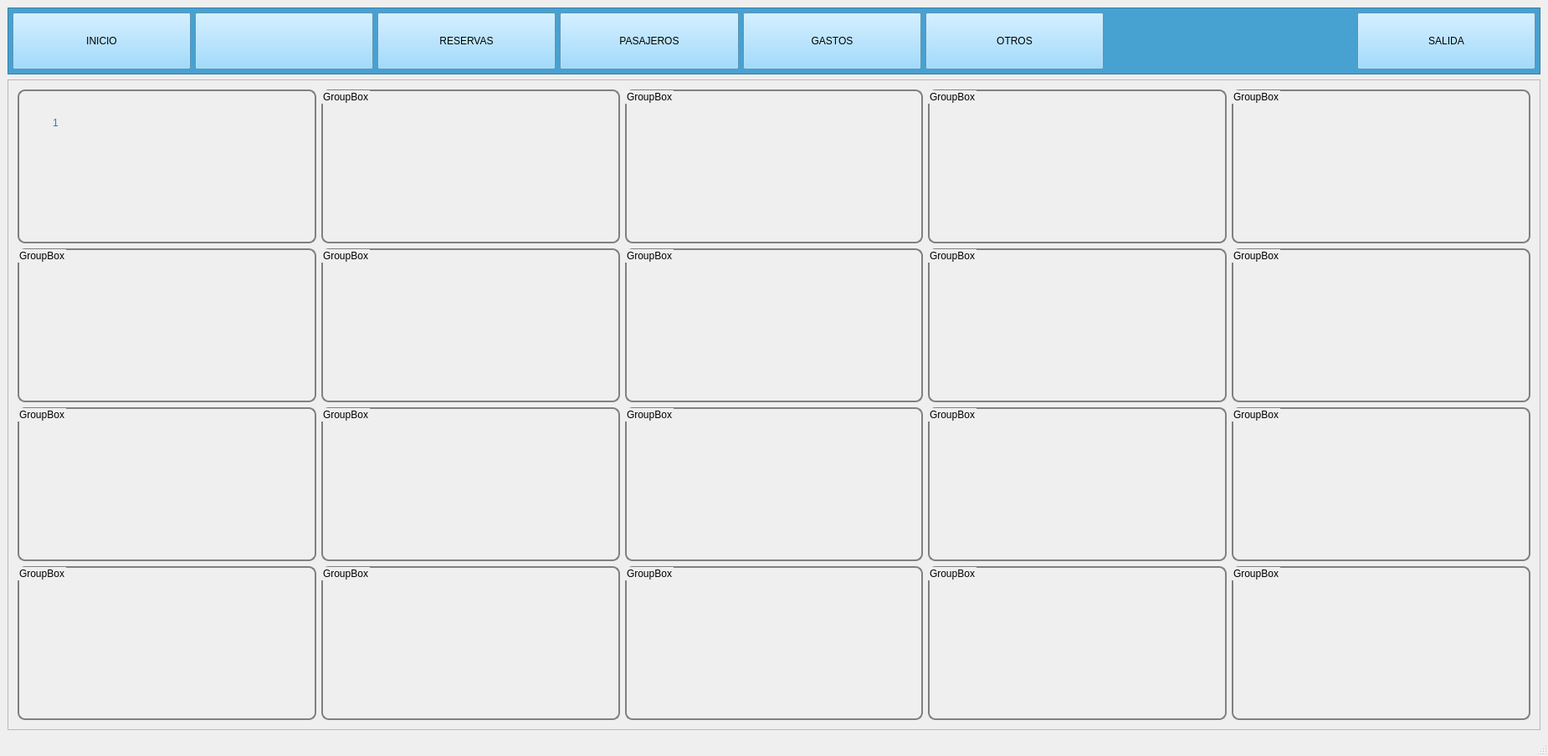
<?xml version="1.0" encoding="UTF-8"?>
<ui version="4.0">
 <class>MainWindow</class>
 <widget class="QMainWindow" name="MainWindow">
  <property name="geometry">
   <rect>
    <x>0</x>
    <y>0</y>
    <width>1850</width>
    <height>904</height>
   </rect>
  </property>
  <property name="minimumSize">
   <size>
    <width>1850</width>
    <height>900</height>
   </size>
  </property>
  <property name="windowTitle">
   <string>MainWindow</string>
  </property>
  <widget class="QWidget" name="centralwidget">
   <layout class="QVBoxLayout" name="verticalLayout">
    <item>
     <widget class="QFrame" name="frame">
      <property name="minimumSize">
       <size>
        <width>0</width>
        <height>80</height>
       </size>
      </property>
      <property name="maximumSize">
       <size>
        <width>16777215</width>
        <height>80</height>
       </size>
      </property>
      <property name="styleSheet">
       <string notr="true">QFrame{
	background-color: rgb(71, 161, 209);
}

QPushButton{
    background-color:rgb(132, 208, 254);
    font: 12pt &quot;Calibri&quot;;
}
QPushButton:hover{
    background-color: rgb(61, 131, 181);
    font: 12pt Bold &quot;Calibri&quot;;
    border-width: 2px;
    border-style: solid;
    border-color: rgb(131, 131, 131);
    border-radius: 4px;
}</string>
      </property>
      <property name="frameShape">
       <enum>QFrame::StyledPanel</enum>
      </property>
      <property name="frameShadow">
       <enum>QFrame::Raised</enum>
      </property>
      <layout class="QGridLayout" name="gridLayout_2">
       <property name="leftMargin">
        <number>5</number>
       </property>
       <property name="topMargin">
        <number>5</number>
       </property>
       <property name="rightMargin">
        <number>5</number>
       </property>
       <property name="bottomMargin">
        <number>5</number>
       </property>
       <property name="spacing">
        <number>5</number>
       </property>
       <item row="0" column="0">
        <widget class="QPushButton" name="pushButton">
         <property name="sizePolicy">
          <sizepolicy hsizetype="Expanding" vsizetype="Expanding">
           <horstretch>0</horstretch>
           <verstretch>0</verstretch>
          </sizepolicy>
         </property>
         <property name="text">
          <string>INICIO</string>
         </property>
        </widget>
       </item>
       <item row="0" column="1">
        <widget class="QPushButton" name="pushButton_4">
         <property name="sizePolicy">
          <sizepolicy hsizetype="Expanding" vsizetype="Expanding">
           <horstretch>0</horstretch>
           <verstretch>0</verstretch>
          </sizepolicy>
         </property>
         <property name="whatsThis">
          <string comment="safsdfasdf" extracomment="sdfsdfasdfasdf"/>
         </property>
         <property name="text">
          <string/>
         </property>
         <property name="icon">
          <iconset>
           <normaloff>../../../../Downloads/txt_file_paper_archive_document_icon_219496.png</normaloff>../../../../Downloads/txt_file_paper_archive_document_icon_219496.png</iconset>
         </property>
         <property name="iconSize">
          <size>
           <width>60</width>
           <height>60</height>
          </size>
         </property>
        </widget>
       </item>
       <item row="0" column="2">
        <widget class="QPushButton" name="pushButton_5">
         <property name="sizePolicy">
          <sizepolicy hsizetype="Expanding" vsizetype="Expanding">
           <horstretch>0</horstretch>
           <verstretch>0</verstretch>
          </sizepolicy>
         </property>
         <property name="text">
          <string>RESERVAS</string>
         </property>
        </widget>
       </item>
       <item row="0" column="3">
        <widget class="QPushButton" name="pushButton_6">
         <property name="sizePolicy">
          <sizepolicy hsizetype="Expanding" vsizetype="Expanding">
           <horstretch>0</horstretch>
           <verstretch>0</verstretch>
          </sizepolicy>
         </property>
         <property name="text">
          <string>PASAJEROS</string>
         </property>
        </widget>
       </item>
       <item row="0" column="4">
        <widget class="QPushButton" name="pushButton_7">
         <property name="sizePolicy">
          <sizepolicy hsizetype="Expanding" vsizetype="Expanding">
           <horstretch>0</horstretch>
           <verstretch>0</verstretch>
          </sizepolicy>
         </property>
         <property name="text">
          <string>GASTOS</string>
         </property>
        </widget>
       </item>
       <item row="0" column="5">
        <widget class="QPushButton" name="pushButton_8">
         <property name="sizePolicy">
          <sizepolicy hsizetype="Expanding" vsizetype="Expanding">
           <horstretch>0</horstretch>
           <verstretch>0</verstretch>
          </sizepolicy>
         </property>
         <property name="text">
          <string>OTROS</string>
         </property>
        </widget>
       </item>
       <item row="0" column="6">
        <spacer name="horizontalSpacer">
         <property name="orientation">
          <enum>Qt::Horizontal</enum>
         </property>
         <property name="sizeHint" stdset="0">
          <size>
           <width>298</width>
           <height>20</height>
          </size>
         </property>
        </spacer>
       </item>
       <item row="0" column="7">
        <widget class="QPushButton" name="pushButton_9">
         <property name="sizePolicy">
          <sizepolicy hsizetype="Expanding" vsizetype="Expanding">
           <horstretch>0</horstretch>
           <verstretch>0</verstretch>
          </sizepolicy>
         </property>
         <property name="text">
          <string>SALIDA</string>
         </property>
        </widget>
       </item>
      </layout>
     </widget>
    </item>
    <item>
     <widget class="QFrame" name="frame_2">
      <property name="frameShape">
       <enum>QFrame::StyledPanel</enum>
      </property>
      <property name="frameShadow">
       <enum>QFrame::Raised</enum>
      </property>
      <layout class="QHBoxLayout" name="horizontalLayout">
       <property name="spacing">
        <number>2</number>
       </property>
       <property name="leftMargin">
        <number>2</number>
       </property>
       <property name="topMargin">
        <number>2</number>
       </property>
       <property name="rightMargin">
        <number>2</number>
       </property>
       <property name="bottomMargin">
        <number>2</number>
       </property>
       <item>
        <widget class="QStackedWidget" name="stackedWidget">
         <property name="styleSheet">
          <string notr="true"/>
         </property>
         <property name="currentIndex">
          <number>0</number>
         </property>
         <widget class="QWidget" name="page_inicio">
          <property name="styleSheet">
           <string notr="true">QGroupBox{
    background-color: qlineargradient(x1: 0, y1: 0, x2: 0, y2: 1,
                                      stop: 0 #E0E0E0, stop: 1 #FFFFFF);
    border: 2px solid gray;
    border-radius: 9px;
    margin-top: 1ex; /* leave space at the top for the title */
}

QLabel{
	color:rgb(53, 123, 158);	
	font: Italic 12pt &quot;Calibri&quot;;
}

QPushButton{
	background-color: rgb(58, 135, 173);
    border: 2px solid gray;
    border-radius: 9px;	
	color:rgb(255,255,255);	
	font: Bold 11pt &quot;Calibri&quot;;
}
QPushButton:hover{
	background-color: rgb(83, 193, 247);
    border: 2px solid black;
    border-radius: 9px;	
	color:rgb(255,255,255);	
	font: Bold 11pt &quot;Calibri&quot;;
}
</string>
          </property>
          <layout class="QGridLayout" name="gridLayout">
           <item row="3" column="3">
            <widget class="QGroupBox" name="groupBox_14">
             <property name="sizePolicy">
              <sizepolicy hsizetype="Expanding" vsizetype="Expanding">
               <horstretch>0</horstretch>
               <verstretch>0</verstretch>
              </sizepolicy>
             </property>
             <property name="styleSheet">
              <string notr="true"/>
             </property>
             <property name="title">
              <string>GroupBox</string>
             </property>
            </widget>
           </item>
           <item row="2" column="4">
            <widget class="QGroupBox" name="groupBox_17">
             <property name="sizePolicy">
              <sizepolicy hsizetype="Expanding" vsizetype="Expanding">
               <horstretch>0</horstretch>
               <verstretch>0</verstretch>
              </sizepolicy>
             </property>
             <property name="styleSheet">
              <string notr="true"/>
             </property>
             <property name="title">
              <string>GroupBox</string>
             </property>
            </widget>
           </item>
           <item row="0" column="3">
            <widget class="QGroupBox" name="groupBox_16">
             <property name="sizePolicy">
              <sizepolicy hsizetype="Expanding" vsizetype="Expanding">
               <horstretch>0</horstretch>
               <verstretch>0</verstretch>
              </sizepolicy>
             </property>
             <property name="styleSheet">
              <string notr="true"/>
             </property>
             <property name="title">
              <string>GroupBox</string>
             </property>
            </widget>
           </item>
           <item row="3" column="4">
            <widget class="QGroupBox" name="groupBox_18">
             <property name="sizePolicy">
              <sizepolicy hsizetype="Expanding" vsizetype="Expanding">
               <horstretch>0</horstretch>
               <verstretch>0</verstretch>
              </sizepolicy>
             </property>
             <property name="styleSheet">
              <string notr="true"/>
             </property>
             <property name="title">
              <string>GroupBox</string>
             </property>
            </widget>
           </item>
           <item row="0" column="2">
            <widget class="QGroupBox" name="groupBox_12">
             <property name="sizePolicy">
              <sizepolicy hsizetype="Expanding" vsizetype="Expanding">
               <horstretch>0</horstretch>
               <verstretch>0</verstretch>
              </sizepolicy>
             </property>
             <property name="styleSheet">
              <string notr="true"/>
             </property>
             <property name="title">
              <string>GroupBox</string>
             </property>
            </widget>
           </item>
           <item row="1" column="3">
            <widget class="QGroupBox" name="groupBox_15">
             <property name="sizePolicy">
              <sizepolicy hsizetype="Expanding" vsizetype="Expanding">
               <horstretch>0</horstretch>
               <verstretch>0</verstretch>
              </sizepolicy>
             </property>
             <property name="styleSheet">
              <string notr="true"/>
             </property>
             <property name="title">
              <string>GroupBox</string>
             </property>
            </widget>
           </item>
           <item row="0" column="4">
            <widget class="QGroupBox" name="groupBox_20">
             <property name="sizePolicy">
              <sizepolicy hsizetype="Expanding" vsizetype="Expanding">
               <horstretch>0</horstretch>
               <verstretch>0</verstretch>
              </sizepolicy>
             </property>
             <property name="styleSheet">
              <string notr="true"/>
             </property>
             <property name="title">
              <string>GroupBox</string>
             </property>
            </widget>
           </item>
           <item row="2" column="3">
            <widget class="QGroupBox" name="groupBox_13">
             <property name="sizePolicy">
              <sizepolicy hsizetype="Expanding" vsizetype="Expanding">
               <horstretch>0</horstretch>
               <verstretch>0</verstretch>
              </sizepolicy>
             </property>
             <property name="styleSheet">
              <string notr="true"/>
             </property>
             <property name="title">
              <string>GroupBox</string>
             </property>
            </widget>
           </item>
           <item row="1" column="4">
            <widget class="QGroupBox" name="groupBox_19">
             <property name="sizePolicy">
              <sizepolicy hsizetype="Expanding" vsizetype="Expanding">
               <horstretch>0</horstretch>
               <verstretch>0</verstretch>
              </sizepolicy>
             </property>
             <property name="styleSheet">
              <string notr="true"/>
             </property>
             <property name="title">
              <string>GroupBox</string>
             </property>
            </widget>
           </item>
           <item row="2" column="0">
            <widget class="QGroupBox" name="groupBox_3">
             <property name="sizePolicy">
              <sizepolicy hsizetype="Expanding" vsizetype="Expanding">
               <horstretch>0</horstretch>
               <verstretch>0</verstretch>
              </sizepolicy>
             </property>
             <property name="styleSheet">
              <string notr="true"/>
             </property>
             <property name="title">
              <string>GroupBox</string>
             </property>
            </widget>
           </item>
           <item row="0" column="0">
            <widget class="QGroupBox" name="groupBox">
             <property name="styleSheet">
              <string notr="true"/>
             </property>
             <property name="title">
              <string/>
             </property>
             <property name="flat">
              <bool>false</bool>
             </property>
             <property name="checkable">
              <bool>false</bool>
             </property>
             <widget class="QLabel" name="label_3">
              <property name="geometry">
               <rect>
                <x>10</x>
                <y>10</y>
                <width>71</width>
                <height>61</height>
               </rect>
              </property>
              <property name="text">
               <string>1</string>
              </property>
              <property name="textFormat">
               <enum>Qt::RichText</enum>
              </property>
              <property name="alignment">
               <set>Qt::AlignCenter</set>
              </property>
             </widget>
            </widget>
           </item>
           <item row="3" column="1">
            <widget class="QGroupBox" name="groupBox_6">
             <property name="sizePolicy">
              <sizepolicy hsizetype="Expanding" vsizetype="Expanding">
               <horstretch>0</horstretch>
               <verstretch>0</verstretch>
              </sizepolicy>
             </property>
             <property name="styleSheet">
              <string notr="true"/>
             </property>
             <property name="title">
              <string>GroupBox</string>
             </property>
            </widget>
           </item>
           <item row="3" column="2">
            <widget class="QGroupBox" name="groupBox_10">
             <property name="sizePolicy">
              <sizepolicy hsizetype="Expanding" vsizetype="Expanding">
               <horstretch>0</horstretch>
               <verstretch>0</verstretch>
              </sizepolicy>
             </property>
             <property name="styleSheet">
              <string notr="true"/>
             </property>
             <property name="title">
              <string>GroupBox</string>
             </property>
            </widget>
           </item>
           <item row="2" column="2">
            <widget class="QGroupBox" name="groupBox_9">
             <property name="sizePolicy">
              <sizepolicy hsizetype="Expanding" vsizetype="Expanding">
               <horstretch>0</horstretch>
               <verstretch>0</verstretch>
              </sizepolicy>
             </property>
             <property name="styleSheet">
              <string notr="true"/>
             </property>
             <property name="title">
              <string>GroupBox</string>
             </property>
            </widget>
           </item>
           <item row="1" column="2">
            <widget class="QGroupBox" name="groupBox_11">
             <property name="sizePolicy">
              <sizepolicy hsizetype="Expanding" vsizetype="Expanding">
               <horstretch>0</horstretch>
               <verstretch>0</verstretch>
              </sizepolicy>
             </property>
             <property name="styleSheet">
              <string notr="true"/>
             </property>
             <property name="title">
              <string>GroupBox</string>
             </property>
            </widget>
           </item>
           <item row="3" column="0">
            <widget class="QGroupBox" name="groupBox_4">
             <property name="sizePolicy">
              <sizepolicy hsizetype="Expanding" vsizetype="Expanding">
               <horstretch>0</horstretch>
               <verstretch>0</verstretch>
              </sizepolicy>
             </property>
             <property name="styleSheet">
              <string notr="true"/>
             </property>
             <property name="title">
              <string>GroupBox</string>
             </property>
            </widget>
           </item>
           <item row="1" column="1">
            <widget class="QGroupBox" name="groupBox_7">
             <property name="sizePolicy">
              <sizepolicy hsizetype="Expanding" vsizetype="Expanding">
               <horstretch>0</horstretch>
               <verstretch>0</verstretch>
              </sizepolicy>
             </property>
             <property name="styleSheet">
              <string notr="true"/>
             </property>
             <property name="title">
              <string>GroupBox</string>
             </property>
            </widget>
           </item>
           <item row="1" column="0">
            <widget class="QGroupBox" name="groupBox_2">
             <property name="styleSheet">
              <string notr="true"/>
             </property>
             <property name="title">
              <string>GroupBox</string>
             </property>
            </widget>
           </item>
           <item row="2" column="1">
            <widget class="QGroupBox" name="groupBox_5">
             <property name="sizePolicy">
              <sizepolicy hsizetype="Expanding" vsizetype="Expanding">
               <horstretch>0</horstretch>
               <verstretch>0</verstretch>
              </sizepolicy>
             </property>
             <property name="styleSheet">
              <string notr="true"/>
             </property>
             <property name="title">
              <string>GroupBox</string>
             </property>
            </widget>
           </item>
           <item row="0" column="1">
            <widget class="QGroupBox" name="groupBox_8">
             <property name="sizePolicy">
              <sizepolicy hsizetype="Expanding" vsizetype="Expanding">
               <horstretch>0</horstretch>
               <verstretch>0</verstretch>
              </sizepolicy>
             </property>
             <property name="styleSheet">
              <string notr="true"/>
             </property>
             <property name="title">
              <string>GroupBox</string>
             </property>
            </widget>
           </item>
          </layout>
         </widget>
         <widget class="QWidget" name="page_2">
          <property name="styleSheet">
           <string notr="true">

QGroupBox#groupBox_22{
    background-color: qlineargradient(x1: 0, y1: 0, x2: 0, y2: 1,
                                      stop: 0 #E0E0E0, stop: 1 #FFFFFF);
    border: 2px solid gray;
    border-radius: 9px;
    margin-top: 1ex; /* leave space at the top for the title */
}
QPushButton#boton_abrir {
	background-color: rgb(0,161,57);
	font-size: 15pt &quot;Arial&quot;
	
}
QPushButton#boton_abrir:pressed {
	background-color:rgb(255, 195, 125);
	font-size: Bold 15pt &quot;Arial&quot;;
	border-style: inset;
	
}
QPushButton#pushButton_2 {
	background-color: transparent;
    iconSize: 7px;	
}

QPushButton#pushButton_2::hover {
    background-color: rgb(54, 125, 161);
	border-radius: 5px;
    iconSize: 17px;

}

QPushButton#pushButton_2::pressed {
    background-color: rgb(255, 255, 0);
	border-radius: 5px;
	icon-size: 70;
}
QPushButton {
	background-color: rgb(71, 255, 209);
	
}
QGroupBox{
	
	background-color: rgb(71,71,71);
}
QWidget#page_2 {
	background-color: rgb(71, 161, 209);
}
QHeaderView::section {
    background-color: qlineargradient(x1:0, y1:0, x2:0, y2:1,
                                      stop:0 #616161, stop: 0.5 #505050,
                                      stop: 0.6 #434343, stop:1 #656565);
    color: white;
    padding-left: 4px;
    border: 1px solid #6c6c6c;
}

QHeaderView::section:checked
{
    background-color: rgb(71, 161, 209);
}

/* style the sort indicator */
QHeaderView::Stretch {
    1
}

QHeaderView::up-arrow {
    background-color: rgb(255,255,255);
}</string>
          </property>
          <widget class="QPushButton" name="pushButton_2">
           <property name="geometry">
            <rect>
             <x>1000</x>
             <y>400</y>
             <width>93</width>
             <height>71</height>
            </rect>
           </property>
           <property name="whatsThis">
            <string notr="true" comment="dfgdgds" extracomment="gdfgsdfgsfdg"/>
           </property>
           <property name="accessibleDescription">
            <string comment="fdhfhfg" extracomment="hdfhgdhd"/>
           </property>
           <property name="text">
            <string/>
           </property>
           <property name="icon">
            <iconset>
             <normaloff>../../../../Downloads/documentos.png</normaloff>../../../../Downloads/documentos.png</iconset>
           </property>
           <property name="iconSize">
            <size>
             <width>30</width>
             <height>30</height>
            </size>
           </property>
          </widget>
          <widget class="QLabel" name="label">
           <property name="geometry">
            <rect>
             <x>530</x>
             <y>390</y>
             <width>191</width>
             <height>71</height>
            </rect>
           </property>
           <property name="text">
            <string>TextLabel</string>
           </property>
          </widget>
          <widget class="QGroupBox" name="groupBox_21">
           <property name="geometry">
            <rect>
             <x>570</x>
             <y>80</y>
             <width>251</width>
             <height>161</height>
            </rect>
           </property>
           <property name="styleSheet">
            <string notr="true">QGroupBox {
    background-color: qlineargradient(x1: 0, y1: 0, x2: 0, y2: 1,
                                      stop: 0 #E0E0E0, stop: 1 #FFFFFF);
    border: 2px solid gray;
    border-radius: 5px;
    margin-top: 1ex; /* leave space at the top for the title */
}

QGroupBox::title {
    subcontrol-origin: margin;
    subcontrol-position: top center; /* position at the top center */
    padding: 0 3px;
    background-color: qlineargradient(x1: 0, y1: 0, x2: 0, y2: 1,
                                      stop: 0 #FF0ECE, stop: 1 #FFFFFF);
}
QGroupBox::indicator {
    width: 13px;
    height: 13px;
}

QGroupBox::indicator:unchecked {
    image: url(:/images/checkbox_unchecked.png);
}

/* proceed with styling just like QCheckBox */</string>
           </property>
           <property name="title">
            <string>GroupBox</string>
           </property>
           <property name="flat">
            <bool>true</bool>
           </property>
           <property name="checkable">
            <bool>true</bool>
           </property>
           <widget class="QPushButton" name="pushButton_10">
            <property name="geometry">
             <rect>
              <x>130</x>
              <y>110</y>
              <width>93</width>
              <height>28</height>
             </rect>
            </property>
            <property name="text">
             <string>PushButton</string>
            </property>
           </widget>
           <widget class="QCheckBox" name="checkBox">
            <property name="geometry">
             <rect>
              <x>30</x>
              <y>30</y>
              <width>81</width>
              <height>20</height>
             </rect>
            </property>
            <property name="text">
             <string>CheckBox</string>
            </property>
           </widget>
           <widget class="QLabel" name="label_2">
            <property name="geometry">
             <rect>
              <x>40</x>
              <y>80</y>
              <width>55</width>
              <height>16</height>
             </rect>
            </property>
            <property name="text">
             <string>TextLabel</string>
            </property>
           </widget>
          </widget>
          <widget class="QPushButton" name="boton_abrir">
           <property name="geometry">
            <rect>
             <x>620</x>
             <y>260</y>
             <width>93</width>
             <height>28</height>
            </rect>
           </property>
           <property name="text">
            <string>abrit</string>
           </property>
          </widget>
          <widget class="QPushButton" name="pushButton_3">
           <property name="geometry">
            <rect>
             <x>820</x>
             <y>390</y>
             <width>93</width>
             <height>28</height>
            </rect>
           </property>
           <property name="text">
            <string>PushButton</string>
           </property>
          </widget>
          <widget class="QGroupBox" name="groupBox_22">
           <property name="geometry">
            <rect>
             <x>849</x>
             <y>90</y>
             <width>201</width>
             <height>181</height>
            </rect>
           </property>
           <property name="styleSheet">
            <string notr="true">QGroupBox {
    background-color: qlineargradient(x1: 0, y1: 0, x2: 0, y2: 1,
                                      stop: 0 #E0E0E0, stop: 1 #FFFFFF);
    border: 2px solid gray;
    border-radius: 5px;
    margin-top: 1ex; /* leave space at the top for the title */
}

QGroupBox::title {
    subcontrol-origin: margin;
    subcontrol-position: top center; /* position at the top center */
    padding: 0 3px;
    background-color: qlineargradient(x1: 0, y1: 0, x2: 0, y2: 1,
                                      stop: 0 #FF0ECE, stop: 1 #FFFFFF);
}</string>
           </property>
           <property name="title">
            <string>GroupBox</string>
           </property>
          </widget>
          <widget class="QComboBox" name="comboBox">
           <property name="geometry">
            <rect>
             <x>390</x>
             <y>290</y>
             <width>511</width>
             <height>41</height>
            </rect>
           </property>
           <property name="styleSheet">
            <string notr="true">QComboBox {
    border: 1px solid gray;
    border-radius: 3px;
    padding: 1px 18px 1px 3px;
    min-width: 6em;
}

QComboBox:editable {
    background: white;
}

QComboBox:!editable, QComboBox::drop-down:editable {
     background: qlineargradient(x1: 0, y1: 0, x2: 0, y2: 1,
                                 stop: 0 #E1E1E1, stop: 0.4 #DDDDDD,
                                 stop: 0.5 #D8D8D8, stop: 1.0 #D3D3D3);
}

/* QComboBox gets the &quot;on&quot; state when the popup is open */
QComboBox:!editable:on, QComboBox::drop-down:editable:on {
    background: qlineargradient(x1: 0, y1: 0, x2: 0, y2: 1,
                                stop: 0 #D3D3D3, stop: 0.4 #D8D8D8,
                                stop: 0.5 #DDDDDD, stop: 1.0 #E1E1E1);
}

QComboBox:on { /* shift the text when the popup opens */
    padding-top: 3px;
    padding-left: 4px;
}

QComboBox::drop-down {
    subcontrol-origin: padding;
    subcontrol-position: top right;
    width: 15px;

    border-left-width: 1px;
    border-left-color: darkgray;
    border-left-style: solid; /* just a single line */
    border-top-right-radius: 3px; /* same radius as the QComboBox */
    border-bottom-right-radius: 3px;
}

QComboBox::down-arrow {
    image: url(/usr/share/icons/crystalsvg/16x16/actions/1downarrow.png);
}</string>
           </property>
           <item>
            <property name="text">
             <string>ABRIR</string>
            </property>
           </item>
           <item>
            <property name="text">
             <string>CONSULTAR</string>
            </property>
           </item>
           <item>
            <property name="text">
             <string>BORRAR</string>
            </property>
           </item>
          </widget>
          <widget class="QTableWidget" name="tableWidget">
           <property name="geometry">
            <rect>
             <x>40</x>
             <y>80</y>
             <width>491</width>
             <height>192</height>
            </rect>
           </property>
           <attribute name="horizontalHeaderShowSortIndicator" stdset="0">
            <bool>false</bool>
           </attribute>
           <row>
            <property name="text">
             <string>New Row</string>
            </property>
           </row>
           <row>
            <property name="text">
             <string>12</string>
            </property>
           </row>
           <row>
            <property name="text">
             <string>New Row</string>
            </property>
           </row>
           <row>
            <property name="text">
             <string>3</string>
            </property>
           </row>
           <row>
            <property name="text">
             <string>4</string>
            </property>
           </row>
           <column>
            <property name="text">
             <string>New Column</string>
            </property>
           </column>
           <column>
            <property name="text">
             <string>UNO</string>
            </property>
           </column>
           <column>
            <property name="text">
             <string>TRES</string>
            </property>
           </column>
          </widget>
         </widget>
        </widget>
       </item>
      </layout>
     </widget>
    </item>
   </layout>
  </widget>
  <widget class="QStatusBar" name="statusbar"/>
 </widget>
 <resources/>
 <connections>
  <connection>
   <sender>pushButton_9</sender>
   <signal>clicked()</signal>
   <receiver>MainWindow</receiver>
   <slot>close()</slot>
   <hints>
    <hint type="sourcelabel">
     <x>1161</x>
     <y>46</y>
    </hint>
    <hint type="destinationlabel">
     <x>1220</x>
     <y>52</y>
    </hint>
   </hints>
  </connection>
 </connections>
</ui>
